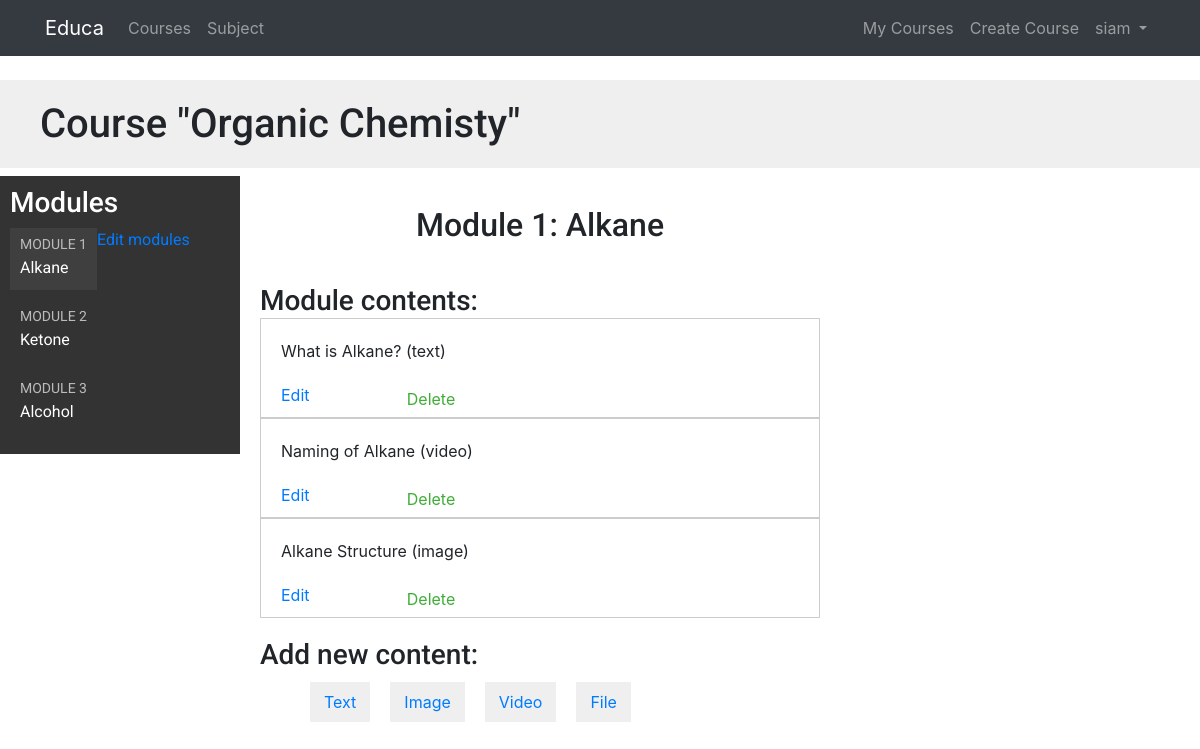
Screenshot of /course/module/2/ (signed in) with the database file from the repository.
### courses/models.py (models this page shows, shortened)
class Course(models.Model):
    owner = models.ForeignKey(User,
                    related_name='courses_created',
                    on_delete=models.CASCADE)
    subject = models.ForeignKey(Subject, related_name='courses',
                        on_delete=models.CASCADE)
    title = models.CharField(max_length=200)
    slug = models.SlugField(max_length=200, unique=True)
    overview = models.TextField()
    created = models.DateTimeField(auto_now_add=True)
    students = models.ManyToManyField(User,
                                      related_name='courses_joined',
                                      blank=True)
    class Meta:
        ordering = ['-created']

class Module(models.Model):
    course = models.ForeignKey(Course,
                        related_name='modules',
                        on_delete=models.CASCADE)
    title = models.CharField(max_length=200)
    description = models.TextField(blank=True)
    order = OrderField(blank=True, for_fields=['course'])
    class Meta:
        ordering = ['order'] #default ordering

class Content(models.Model):
    module = models.ForeignKey(Module,
                               related_name='contents',
                               on_delete=models.CASCADE)
    content_type = models.ForeignKey(ContentType,
                                     limit_choices_to={'model__in':('text',
                                                                    'video',
                                                                    'image',
                                                                    'file')},
                                     on_delete=models.CASCADE)
    object_id = models.PositiveIntegerField()
    item = GenericForeignKey('content_type', 'object_id')
    order = OrderField(blank=True, for_fields=['module'])
    class Meta:
            ordering = ['order']

class ItemBase(models.Model):
    owner = models.ForeignKey(User,
                              related_name='%(class)s_related',
                              on_delete=models.CASCADE)
    title = models.CharField(max_length=250)
    created = models.DateTimeField(auto_now_add=True)
    updated = models.DateTimeField(auto_now=True)
    class Meta:
         abstract =True
    def __str__(self):
        return self.title

class Text(ItemBase):
    content = models.TextField()

class Video(ItemBase):
    url = models.URLField()

class Image(ItemBase):
    file = models.FileField(upload_to='images')

### courses/views.py (the view)
class ModuleContentListView(TemplateResponseMixin, View):
    template_name = 'courses/manage/module/content_list.html'
    def get(self, request, module_id):
        module = get_object_or_404(Module,
                                   id=module_id,
                                   course__owner=request.user)
        return self.render_to_response({'module': module})

### courses/templatetags/course.py (called while the page is built)
@register.filter
def model_name(obj):
    try:
        return obj._meta.model_name
    except AttributeError:
        return None

@register.filter(name='has_group')
def has_group(user, group_name):
    group = Group.objects.get(name=group_name)
    return True if group in user.groups.all() else False

### templates/courses/manage/module/content_list.html (shortened to what this page needs)
{% extends "base.html" %}
{% load course %}
{% block content %}
  {% with course=module.course %}
    <h1>Course "{{ course.title }}"</h1>
    <div class="contents">
      <h3>Modules</h3>
      <ul id="modules">
        {% for m in course.modules.all %}
          <li data-id="{{ m.id }}" {% if m == module %}class="selected"{% endif %}>
            <a href="{% url "module_content_list" m.id %}">
              <span>
                Module <span class="order">{{ m.order|add:1 }}</span>
              </span>
              <br>
              {{ m.title }}
            </a>
          </li>
        {% empty %}
          <li>No modules yet.</li>
        {% endfor %}
      </ul>
      <p><a href="{% url "course_module_update" course.id %}">Edit modules</a></p>
    </div>
    <div class="module">
      <h2>Module {{ module.order|add:1 }}: {{ module.title }}</h2>
      <h3>Module contents:</h3>
      <div id="module-contents">
        {% for content in module.contents.all %}
          <div data-id="{{ content.id }}">
            {% with item=content.item %}
              <p>{{ item }} ({{ item|model_name }})</p>
              <a href="{% url "module_content_update" module.id item|model_name item.id %}">Edit</a>
              <form action="{% url "module_content_delete" content.id %}" method="post">
                <input type="submit" value="Delete">
              </form>
            {% endwith %}
          </div>
        {% empty %}
          <p>This module has no contents yet.</p>
        {% endfor %}
      </div>
      <h3>Add new content:</h3>
      <ul class="content-types">
        <li><a href="{% url "module_content_create" module.id "text" %}">Text</a></li>
        <li><a href="{% url "module_content_create" module.id "image" %}">Image</a></li>
        <li><a href="{% url "module_content_create" module.id "video" %}">Video</a></li>
        <li><a href="{% url "module_content_create" module.id "file" %}">File</a></li>
      </ul>
    </div>
  {% endwith %}
{% endblock %}

### templates/base/navbar.html (shortened to what this page needs)
{% load course %}
{% url 'course_list' as course_list %}
{% url 'home' as home_url %}
{% url 'sub_list' as subject_url %}
{% url 'manage_course_list' as mine %}
{% url 'student_course_list' as std %}
{% url 'course_create' as create_url %}
<div  class="navbar navbar-expand-md navbar-dark bg-dark mb-4">
  <div class="container">
    <a href="{{ home_url }}" class=" navbar-brand">Educa</a>
<div class="collapse navbar-collapse" id="navbarSupportedContent">
     <ul class="navbar-nav mr-auto">
       <li class="nav-item {% if request.path == course_list %}active{% endif %}">
         <a class="nav-link" href="{{ course_list }}">Courses <span class="sr-only">(current)</span></a>
       </li>
       <li class="nav-item {% if request.path == subject_url %}active{% endif %}">
         <a class="nav-link" href="{{ subject_url }}">Subject</a>
       </li>
     </ul>
 </div>
 <div class="collapse navbar-collapse" id="navbarCollapse">
     {% if user.is_authenticated %}
       <ul class="navbar-nav ml-auto">
        {% if request.user|has_group:"Instructors" %}
         <li class="nav-item {% if request.path == mine %}active{% endif %}">
           <a class="nav-link" href="{{mine}}">My Courses</a>
         </li>
         <li class="nav-item {% if request.path == create_url %}active{% endif %}">
           <a class="nav-link" href="{{create_url}}">Create Course</a>
         </li>
         {% else %}
         <li class="nav-item {% if request.path == std %}active{% endif %}">
           <a class="nav-link" href="{{std}}">Enrolled Courses</a>
         </li>
         {% endif %}
           <li class="nav-item">
             <a class="nav-link dropdown-toggle" href="#" id="userMenu"
               data-toggle="dropdown" aria-haspopup="true"
               aria-expanded="false">
               {{ user.username }}
             </a>
           </li>
         </ul>
       {% endif %}
     </div>
  </div>
</div>

### static/css/slider.css (style rules this page uses)
h2 { text-align:center; padding: 20px; }

### static/css/base.css (style rules this page uses)
body { margin:0; font-family:'Roboto', sans-serif; font-weight:400; color:#333; }
a { color:#3fad37; text-decoration:none; }
ul { float:left; }
h1, h2, h3, h4, h5, h6 { font-family:'Roboto', sans-serif; font-weight:300; }
h1 { background:#efefef; width:100%; overflow:auto; padding:20px 0 20px 40px; margin:0; }
.module { padding:10px 20px; float:left; width:600px; }
.module h3 { margin:20px 0 0; padding:0; width:100%; }
.module p { margin:10px 0 20px; width:100%; float:left; }
.contents { width:20%; padding:10px; float:left; background:#333; color: #fff; font-family:'Roboto', sans-serif; }
.contents ul { list-style:none; margin:0; padding:0; }
.contents ul li { margin:0 0 10px 0; padding:4px 10px 10px; overflow:auto; }
.contents ul li.selected { background:#3f3f3f; }
.contents ul span { text-transform:uppercase; color:#bbb; font-size:14px; }
.contents ul a { display:block; color:#fff; text-decoration:none; }
ul.content-types li { list-style:none; float:left; margin:10px; background:#efefef; padding:8px 14px; }
input, select, textarea { border:1px solid #ccc; border-bottom:3px solid #ccc; padding:8px 12px; font-size:16px; font-family:'Roboto', sans-serif; float:left; clear:both; width:300px; }
input[type=submit], a.button { border-radius:5px; background:#4dcc43; color:#fff; font-size:16px; text-transform:uppercase; border:none; padding:10px 20px; margin:20px 0; }
#module-contents div { padding:10px 20px; border:1px solid #ccc; background:#fff }
#module-contents form { margin:0; padding:0; }
#module-contents input[type=submit] { color:#3fad37; background:none; margin:-20px 0 0; padding:0; float:left; text-transform:none; }

### rows the page displays
Course: title "Organic Chemisty"
Module: order|add "1", title "Alkane"
Module: order|add "2", title "Ketone"
Module: order|add "3", title "Alcohol"
Content: item "What is Alkane?", item|model_name "text"
Content: item "Naming of Alkane", item|model_name "video"
Content: item "Alkane Structure", item|model_name "image"

### other values shown
{{ user.username }} "siam"
